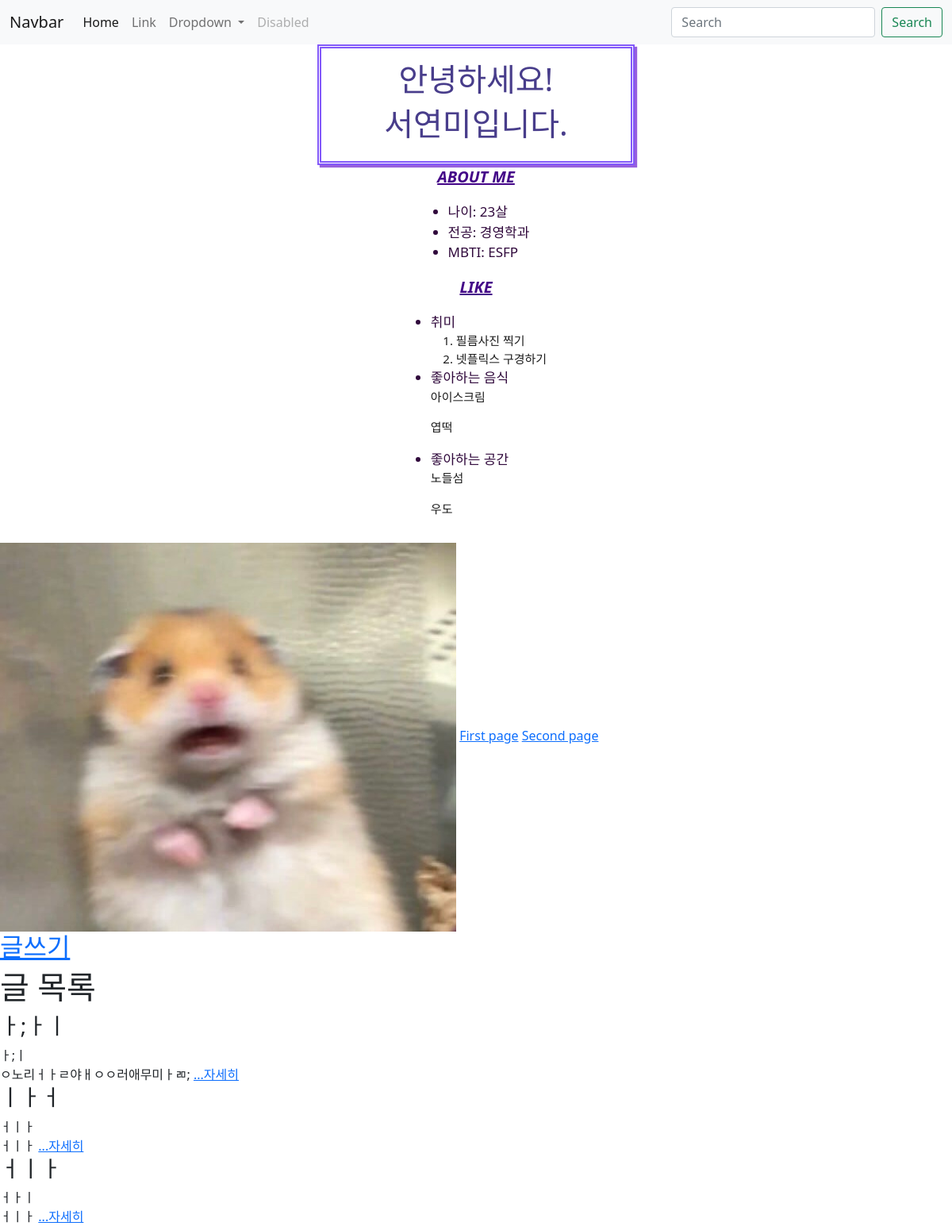
The app's page /posts/, older data.
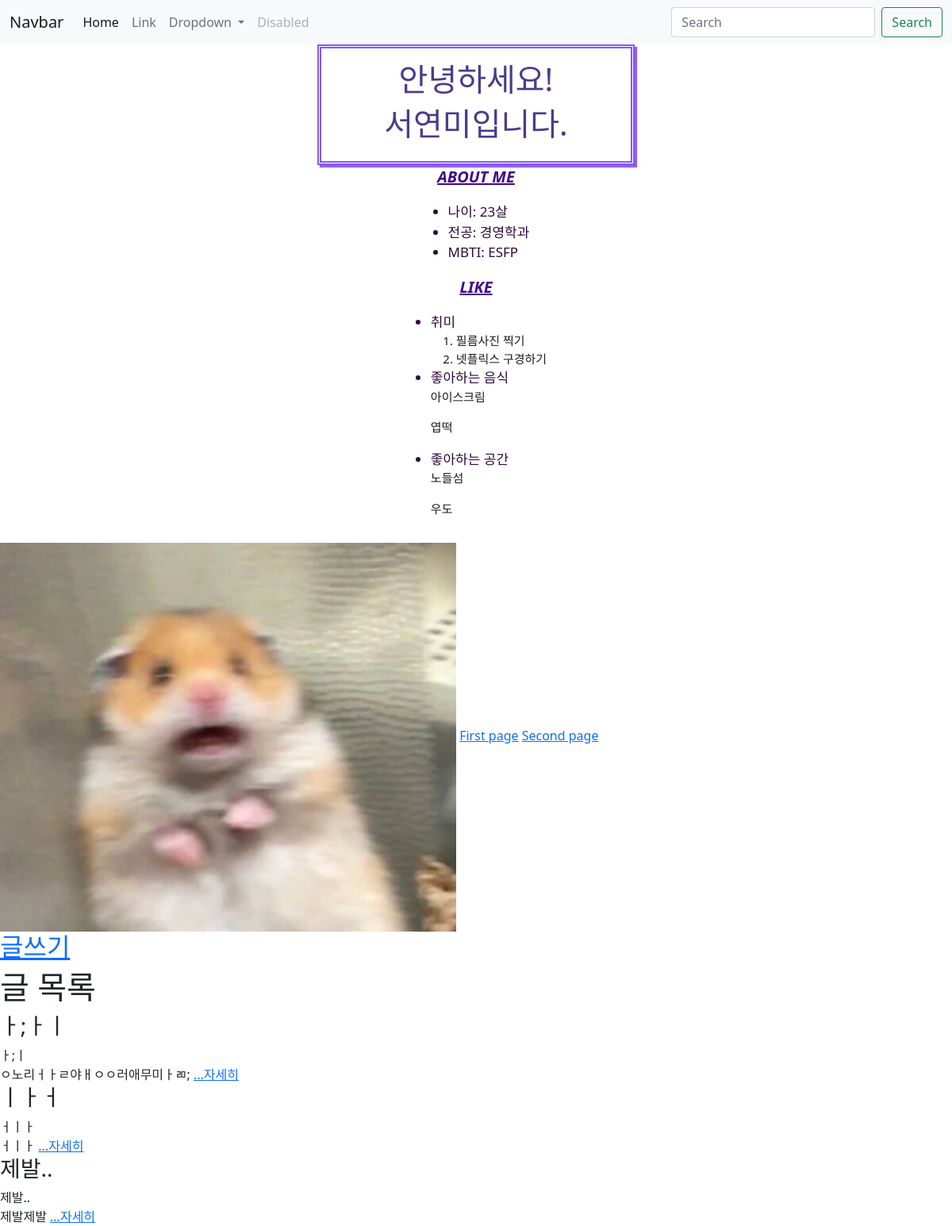
The same page, newer data.
### main/models.py (models this page shows, shortened)
class Post(models.Model):
    id= models.AutoField(primary_key=True)
    title= models.CharField(max_length=200)
    writer=models.CharField(max_length=100)
    pub_date=models.DateTimeField()
    body=models.TextField()
    image= models.ImageField(upload_to = "blog/", blank=True, null = True)
    def summary(self):
        return self.body[:20]

### main/views.py (the view)
# urls.py: path('posts/', posts, name="posts"),
def posts(request):
    posts= Post.objects.all()
    return render(request, 'main/mainpage.html',{'posts': posts})

### main/templates/main/mainpage.html
{% extends 'base.html' %}
{% load static %}
{% block content %}
    <div class="mainbox">
        <h1>안녕하세요!</h1>
        <h1>서연미입니다.</h1>
        </div>
        <p class="category">ABOUT ME</p>
        <ul class="aboutme">
            <li>나이: 23살</li>
            <li>전공: 경영학과</li>
            <li>MBTI: ESFP</li>
        </ul>
        <p class="category">LIKE</p>
        <ul class="like">
            <li>취미</li>
            <ol class= "content">
                <li>필름사진 찍기</li>
                <li>넷플릭스 구경하기</li>
            </ol>
            <li>좋아하는 음식</li>
                <p class= "content">  아이스크림</p>
                <p class= "content">  엽떡</p>
            <li>좋아하는 공간</li>
                <p class= "content">노들섬</p>
                <p class= "content">우도</p>
        </ul>
    <img src="{% static 'images/hi.jpg' %}">
    <a href="{% url 'main:showfirst'%}">First page</a>
    <a href="{% url 'main:showsecond'%}">Second page</a>
<h2><a href="{% url 'main:new'%}">글쓰기</a></h2>
<h1>글 목록</h1>
<div>
{%for post in posts %}
<div>
    <h3>{{post.title}}</h3>
    {{post.writer}}<br>
    {{post.summary}}
<a href="{% url 'main:detail' post.id %}">...자세히</a>
    <br>
</div>
{% endfor%}
</div>
{% endblock %}

Row changes from the older to the newer data that the page shows:
removed Post: title "ㅓㅣㅏ", writer "ㅓㅏㅣ", summary "ㅓㅣㅏ"
added Post: title "제발..", writer "제발..", summary "제발제발"
